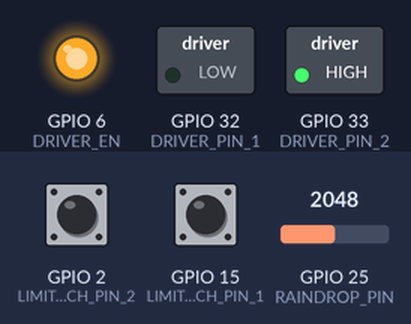
Recording of a program running on a simulated ESP32. On the bench: switched loads named in the program (green lamp = pin HIGH), output pins drawn as LEDs (lit = HIGH). Inputs (shaded band) come from the test bench; at power-on: GPIO 2 (LIMIT_SWITCH_PIN_2) HIGH, GPIO 15 (LIMIT_SWITCH_PIN_1) HIGH, GPIO 25 (RAINDROP_PIN) = 2048. At 0.0 s the program stops and its outputs stay as they are.

Above: at 0.1 s.
Timing chart, 0 to 1.5 s (numbered marks = the images above):
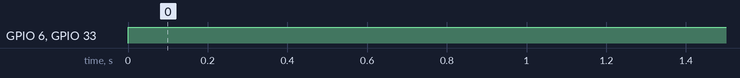

The program:

main.cpp
```cpp
#include <Arduino.h>

// Library untuk DHT
#include <DHT.h>

// Library untuk Limit Switch
#include <ezButton.h>

// PIN DHT Digital
#define DHT_PIN 13
#define DHT_SENSOR_TYPE DHT11

// PIN Limit Switch  Digital
#define LIMIT_SWITCH_PIN_1 15
#define LIMIT_SWITCH_PIN_2 2

// PIN LDR Analog
#define LDR_PIN 34

// PIN Driver Digital,
// digunakan untuk menentukan arah gerakan motor
#define DRIVER_PIN_1 32
#define DRIVER_PIN_2 33

// PIN Driver Analog
#define DRIVER_EN 6

// PIN Raindrop Sensor Analog
#define RAINDROP_PIN 25

// Instansiasi dht
DHT dht_sensor(DHT_PIN, DHT_SENSOR_TYPE);

// Instansiasi LimitSwitch
ezButton limSwitchOpenned(LIMIT_SWITCH_PIN_1);
ezButton limSwitchClosed(LIMIT_SWITCH_PIN_2);

// Return true when it's humid enough for rain to come
boolean isHumid()
{

  // This is the treshold for humidity.
  const int treshold = 65;

  float humid = dht_sensor.readHumidity();

  if (humid > treshold)
  {
    return true;
  }

  return false;
}

// Return true when it's wet
boolean isRain()
{
  const int treshold = 500;

  float sensorValue = analogRead(RAINDROP_PIN);

  if (sensorValue < treshold)
  {
    return true;
  }

  return false;
}

boolean isDark()
{
  const int treshold = 800;

  float sensorValue = analogRead(LDR_PIN);

  if (sensorValue < treshold)
  {
    return true;
  }

  return false;
}

boolean isRoofClosed()
{
  return limSwitchClosed.isPressed();
}

boolean isRoofOpenned()
{
  return limSwitchOpenned.isPressed();
}

void closeRoof()
{

  const int motorSpeed = 500;

  if (isRoofClosed())
  {
    return;
  }

  // Set to clockwise rotation
  digitalWrite(DRIVER_PIN_1, HIGH); // control the motor's direction in clockwise
  digitalWrite(DRIVER_PIN_2, LOW);  // control the motor's direction in clockwise

  analogWrite(DRIVER_EN, motorSpeed);

  while (!isRoofClosed())
  {
  }

  analogWrite(DRIVER_EN, 0);

  return;
}

void openRoof()
{

  const int motorSpeed = 500;

  // Set to counter clockwise rotation
  digitalWrite(DRIVER_PIN_1, LOW);  // control the motor's direction in counter clockwise
  digitalWrite(DRIVER_PIN_2, HIGH); // control the motor's direction in counter clockwise

  if (isRoofOpenned())
  {
    return;
  }

  analogWrite(DRIVER_EN, motorSpeed);

  // Ketika pintu belum tertutup tetap jalankan motor
  while (!isRoofOpenned())
  {
  }

  // Stop the motor
  analogWrite(DRIVER_EN, 0);

  return;
}

void setup()
{
  Serial.begin(115200);

  pinMode(DHT_PIN, INPUT);
  pinMode(LIMIT_SWITCH_PIN_1, INPUT_PULLUP);
  pinMode(LIMIT_SWITCH_PIN_2, INPUT_PULLUP);
  pinMode(DRIVER_PIN_1, OUTPUT);
  pinMode(DRIVER_PIN_2, OUTPUT);
  pinMode(RAINDROP_PIN, INPUT);

  dht_sensor.begin();                   // Initialize DHT sensor
  limSwitchOpenned.setDebounceTime(50); // Set debounce time
  limSwitchClosed.setDebounceTime(50);  // Set debounce time
}

void loop()
{
  // Local Loop
  limSwitchOpenned.loop();
  limSwitchClosed.loop();

  // If it's dark, night for example and no sign of rain, close the roof
  // When it's rain and for sure it's humid, close the roof
  // Otherwise open the roof

  if ((isDark() || isRain()) || (isRain() && isHumid()))
  {
    closeRoof();
  }
  else
  {
    openRoof();
  }
}
```

Measured:
- by itself, GPIO 6 (DRIVER_EN), GPIO 33 (DRIVER_PIN_2): LOW → HIGH at 0.00 s
